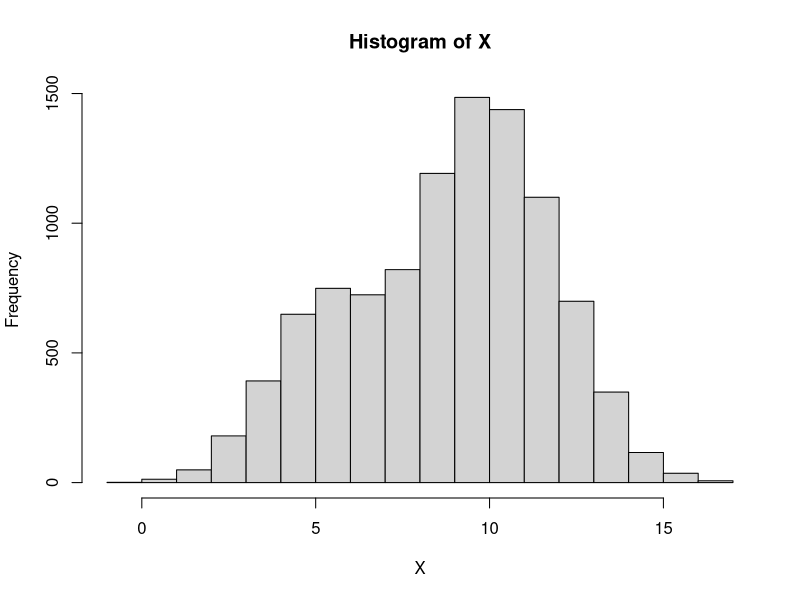
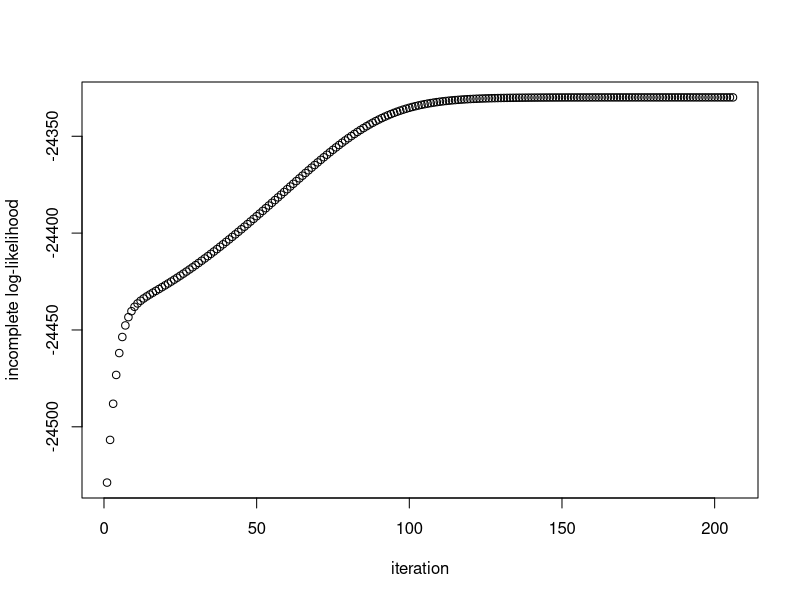
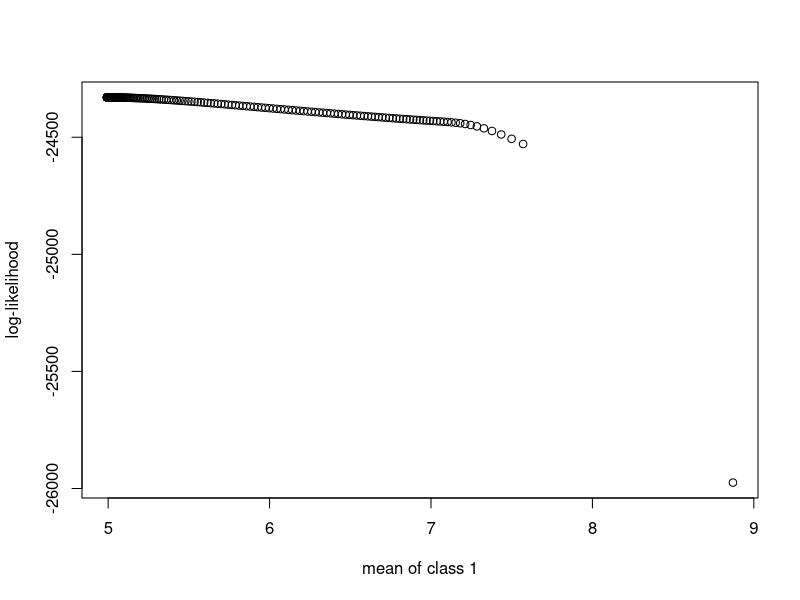
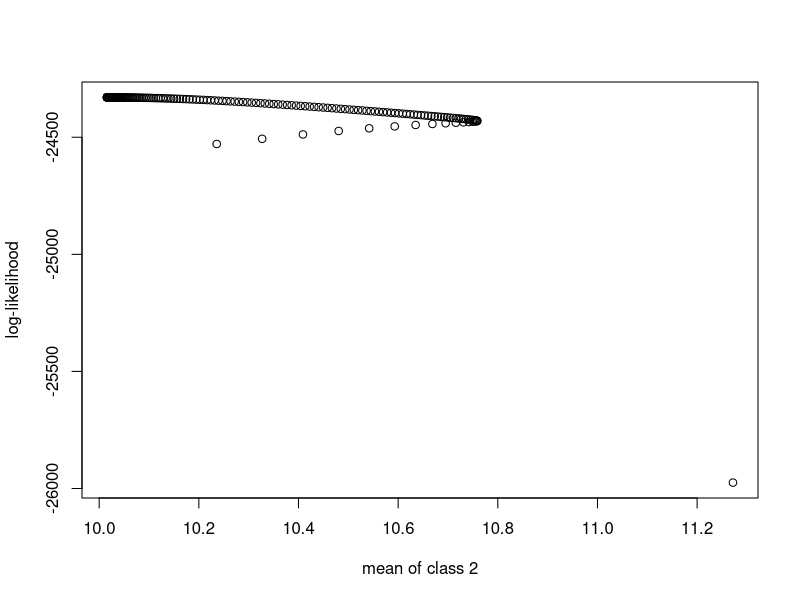
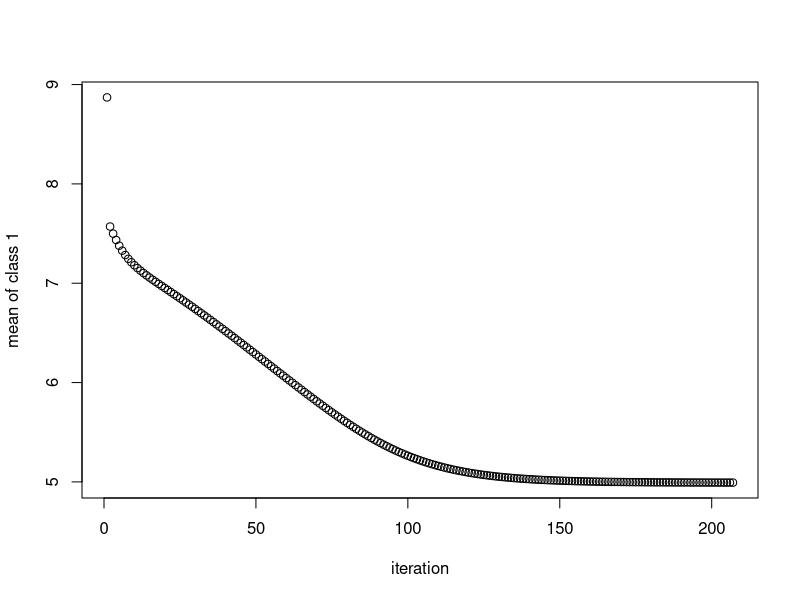

Source code (R) for these figures, in order:
## ---- chunk 1
set.seed(12345)
## Total Sample Size
N <- 10000

## mixture components
mu.true    <- c(5, 10) ## Mean vector
sigma.true <- c(1.5, 2) ## SD vector

## determine Z_i: class assignment
Z <- rbinom(N, 1, 0.75)

## sample from univariate mixture model
X <- rnorm(N)*sigma.true[Z+1]+mu.true[Z+1]
hist(X)

## ---- chunk 2

compute.log.lik <- function(X, theta, K){
  # Calculate indivial class probabilities
  L <- matrix(nrow=length(X),ncol=K)
  i <- 1 ## counter for parametes
  for(k in 1:K){
    L[,k] <- dnorm(X, mean=theta[1,k], sd = theta[2,k])*theta[3,k]
  } ## end loop around computing log-likelihoods
  ## compute sum of the log-likelihoods across classes
  ll <- sum(log(rowSums(L)))
  return(ll)
}

## ---- chunk 3

mixture.EM <- function(X, K, max.iter = 1000) {
  ## initial values for parameters
  # order of parameters is
  # mu, sigma, pi, mu,sigma, pi, etc..
  ## test out
  t.init   <- matrix(rep(c(0,1,1/K),K), ncol=K)
  # jitter start means
  t.init.j <- matrix(c(sample(X, K),  ## sample random points for means
                abs(rnorm(K, mean = sd(X), sd = sd(X)/2)),  # use sd as center for generating random SDs for each class
                rep(0,K)), ## don't jitter pi
                byrow=T, ncol=K)
  ## Combine after jitter
  t.curr   <- t.init + t.init.j
  ## store log-likehoods for each iteration
  log_liks <- c()
  ll       <- compute.log.lik(X, t.curr, K)
  log_liks <- c(log_liks, ll)
  delta.ll <- 1
  ## saving ALL parameter estimates
  t.array <- array(dim =c(3,2,max.iter))
  t.array[,,1] <- t.curr ## initial values
  
  ## Run the model until condition is met
  iter <- 2
  while(delta.ll > 1e-5){
    ## run E + M seps based on current iteration
    t.curr   <- EM.iter(t.curr, K)
    # update stored estimates
    t.array[,,iter] <- t.curr
    ##compute next LL
    ll       <- compute.log.lik(X, t.curr, K)
    ## update LL stored
    log_liks <- c(log_liks, ll) 
    ## next, calculate the change in LL between iterations
    delta.ll <- log_liks[length(log_liks)]  - log_liks[length(log_liks)-1]
    iter <- iter + 1
    if(iter == max.iter) break
  }
  colnames(t.curr) <- paste('Class',1:K)
  rownames(t.curr) <- c("Mu", "Sigma", "Pi")
  
  t.array <- t.array[,,1:length(log_liks)]
  
  return(list(t.curr, log_liks, t.array))
}

EM.iter <- function(t.curr, K, ...) {
  ## initialize the next iteration values
  t.next <- t.curr
  
  ## E-step: compute E_{Z|X,w0}[I(Z_i = k)]
  # Calc Posterior class probabilities
  z_ik <- matrix(nrow=length(X),ncol=K)
  for(k in 1:K){
     z_ik[,k] <- dnorm(X, mean=t.curr[1,k], sd = t.curr[2,k])*t.curr[3,k]
  } ## end loop around computing log-likelihoods
  z_ik <-  z_ik / rowSums( z_ik)

  ## M-Step
  # update class means estimate
  for(k in 1:K){
    t.next[1,k] <- sum(z_ik[,k]*X)/sum(z_ik[,k])
  } ## end loop around mean update
  
  # update class std estimates
  for(k in 1:K){
    t.next[2,k] <- sqrt(sum(z_ik[,k]*(X - t.next[1,k])**2)/sum(z_ik[,k]))
  } ## end loop around std update
  
  # update class weight estimates
  t.next[3,] <- colSums(z_ik)/sum(z_ik) 
  return(t.next)
}

## ---- chunk 4

## perform EM
# X = observed data
# L = likelihood of class memberships
ee <- mixture.EM(X, K=2)
ee[[1]]

## ---- chunk 5

plot(ee[[2]][-1], ylab='incomplete log-likelihood', xlab='iteration')


## mean as a function of log-like
plot(ee[[3]][1,1,],ee[[2]],  ylab='log-likelihood', xlab='mean of class 1')
plot(ee[[3]][1,2,],ee[[2]],  ylab='log-likelihood', xlab='mean of class 2')


plot(ee[[3]][1,1,],  ylab='mean of class 1', xlab="iteration")
